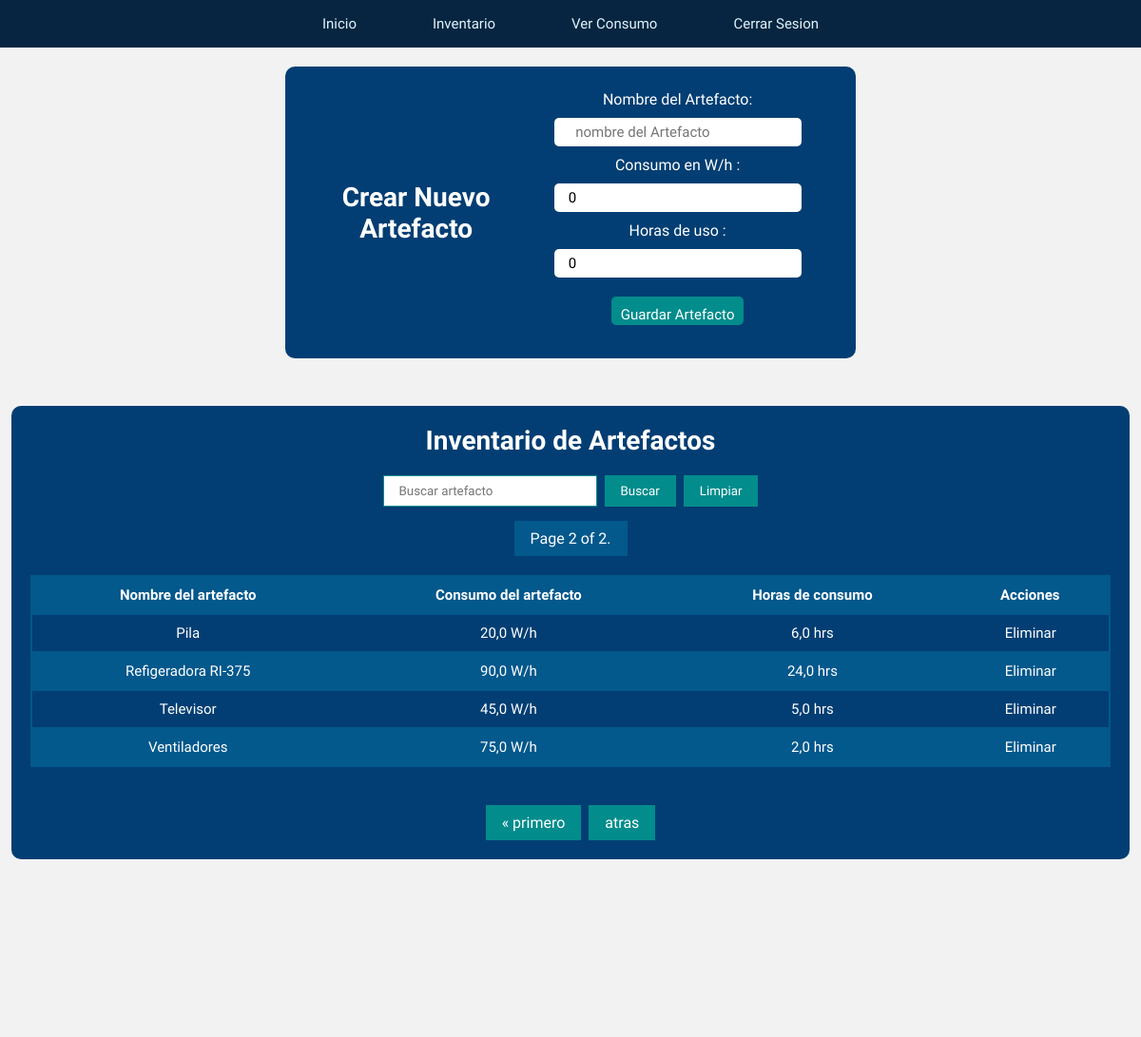
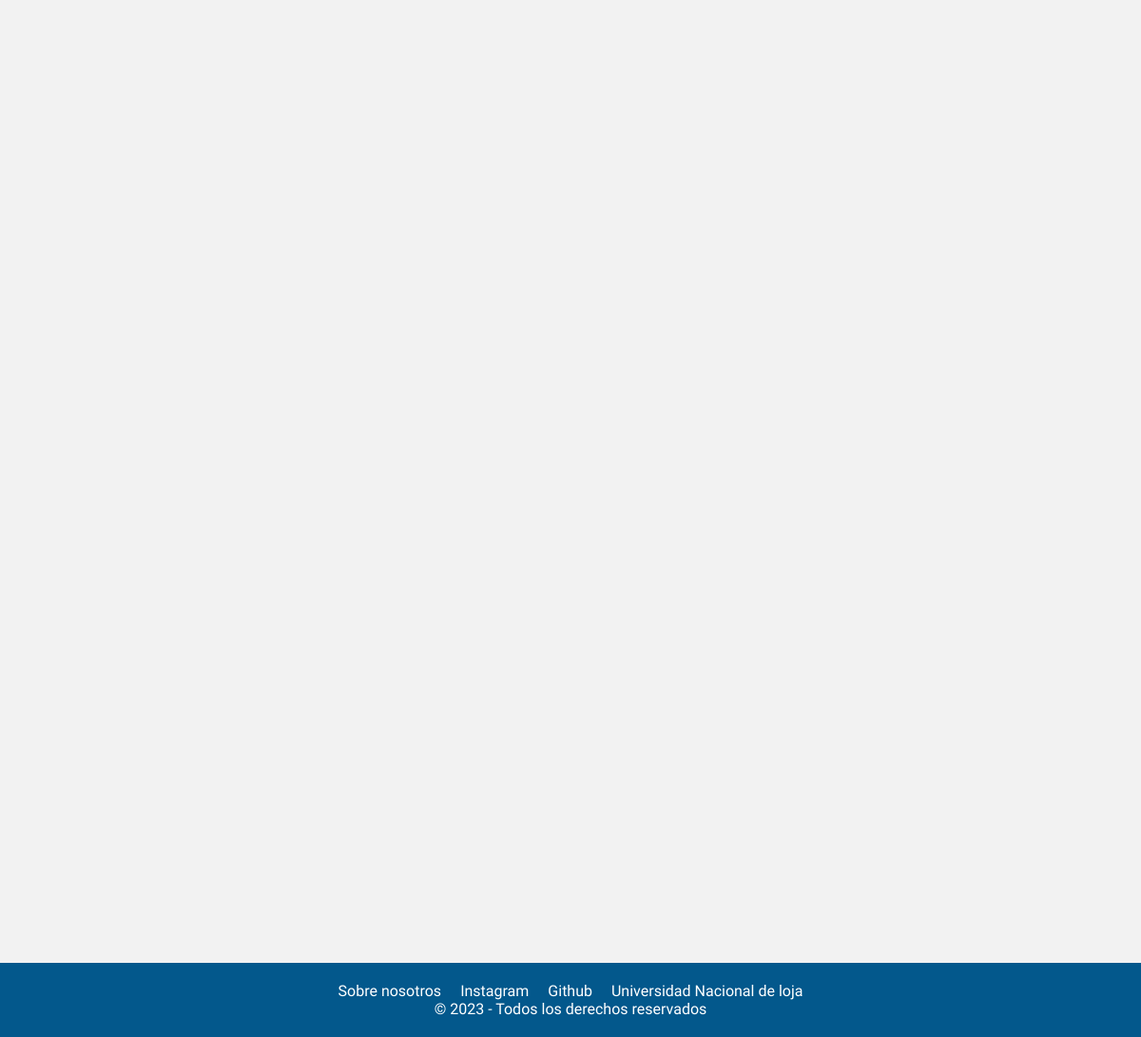
/paginaUsuario/inventario/artefactos/?page=2 (signed in), run on the app's committed database (2 pictures, top to bottom).
### energy/models.py (models this page shows, shortened)
class Artefacto(models.Model):
    user = models.ForeignKey(User, on_delete=models.CASCADE)
    nombre_artefacto = models.CharField(max_length=20)
    consumo_wh = models.FloatField(default=0)
    horas_de_uso = models.FloatField(default=0)

### energy/views.py (the view, shortened to what this page needs)
# urls.py: path('paginaUsuario/inventario/artefactos/', artefacto, name="artefacto"),
def artefacto(request):
    if request.user.is_anonymous:
        return redirect('home')
    if request.user.is_authenticated:
        print(request.user.modoclaro.modo_claro)  # Corregir esta línea
        artefacto = Artefacto.objects.filter(user=request.user)
        if request.method == 'GET':
            form = ArtefactoForm()
            artefacto = artefacto.order_by('nombre_artefacto')
            paginacion_artefacto = Paginator(artefacto, 5)
            numero_pagina = request.GET.get('page')
            artefacto = paginacion_artefacto.get_page(numero_pagina)
            return render(request, 'energy/home/artefacto.html', {
                'form': form,
                'artefacto': artefacto,
                'filtrar_artefacto': FiltrarArtefactoForm
            })
        return render(request, 'energy/home/artefacto.html', {
            'eliminar': eliminar_artefacto,
            'ver_todo': Artefacto.objects.filter(user=request.user),
        })

### energy/forms.py
class ArtefactoForm(forms.ModelForm):
    class Meta:
        model = Artefacto
        fields = ('nombre_artefacto', 'consumo_wh', 'horas_de_uso')
        widgets = {
            'nombre_artefacto': forms.TextInput(
                attrs={
                    'placeholder': '  nombre del Artefacto',
                }
            ),
            'consumo_wh': forms.NumberInput(
                attrs={
                    'placeholder': 'Consumo en Whatts cada hora',
                    'min': '1',
                    'max': '10000'
                }
            ),
            'horas_de_uso': forms.NumberInput(
                attrs={
                    'placeholder': 'Horas de uso del artefacto',
                    'min': '1',
                    'max': '24'
                }
            )
        }
        labels = {
            'nombre_artefacto': 'Nombre del Artefacto',
            'consumo_wh': 'Consumo en W/h      ',
            'horas_de_uso': 'Horas de uso        ',
        }

### energy/templates/energy/home/artefacto.html (shortened to what this page needs)
{% load static %}
<!DOCTYPE html>
<html lang="en">
<head>
    {% if  request.user.modoclaro.modo_claro %}
    <link rel="stylesheet" href="{% static 'energy/css/modo_claro/mclaro_artefacto3.css' %}">
    {% else %}
    <link rel="stylesheet" href="{% static 'energy/css/modo_oscuro/mo_artefacto3.css' %}">
    {% endif %}
</head>
<body>
     <nav class="menu">
                <a href="{% url 'paginaUsuario' %}">Inicio</a>
                <a href="{% url 'inventario' %}">Inventario</a>
                <a href="{% url 'proyecciones' %}">Ver Consumo</a>
                <a href="{% url 'cerrarSesion' %}">Cerrar Sesion</a>
     </nav>
<section class="formCrearArtefactos">
    <h2>Crear Nuevo Artefacto</h2>
    <div class="god">
      <form method="post" action="{% url 'artefacto' %}" class="formulario1">
        {{ form.as_p }}
        <button type="submit">Guardar Artefacto</button>
      </form>
    </div>
</section>
<section class="tablaDeLosArtefactos">
<h2>Inventario de Artefactos</h2>
<form method="post" class="filtrar_artefacto">
    {{ filtrar_artefacto.nombre_artefacto }}
    <button type="submit"> Buscar</button>
    <button type="button"  class="ver_todo" ><a href="{% url 'artefacto' %}">Limpiar</a></button>
</form>
 <span class="current">
            Page {{ artefacto.number }} of {{ artefacto.paginator.num_pages }}.
 </span>
<table>
  <tr>
    <th>Nombre del artefacto</th>
    <th>Consumo del artefacto</th>
    <th>Horas de consumo</th>
    <th>Acciones</th>
  </tr>
  {% for artefactoList in artefacto %}
    <tr>
        <td>{{ artefactoList.nombre_artefacto }}</td>
        <td>{{ artefactoList.consumo_wh }} W/h</td>
        <td>{{ artefactoList.horas_de_uso }} hrs</td>
        <td class="acciones">
        <form method="post" action="{% url 'eliminarArtefacto' artefactoList.id %}">
          <button type="submit">Eliminar</button>
        </form>
        </td>
    </tr>
  {% endfor %}
</table>
<div class="pagination">
    <span class="step-links">
        {% if artefacto.has_previous %}
            <a href="?page=1">&laquo; primero</a>
            <a href="?page={{ artefacto.previous_page_number }}">atras</a>
        {% endif %}
    </span>
</div>
</section>
<footer>
    <nav class="navbarContactos">
        <ul class="contactos">
            <li><a href="{% url 'nosotros' %}">Sobre nosotros</a></li>
            <li><a href="https://www.instagram.com/foranix/">Instagram</a></li>
            <li><a href="https://github.com/SantiagoTamayo2002/energy_page#energy_page">Github</a></li>
            <li><a href="https://www.unl.edu.ec/">Universidad Nacional de loja</a></li>
        </ul>
    </nav>
    <p>&copy; 2023 - Todos los derechos reservados</p>
</footer>
</body>
</html>

### energy/static/energy/css/modo_claro/mclaro_artefacto3.css (style rules this page uses)
* { font-family: 'livvic', sans-serif; margin: 0; padding: 0; box-sizing: border-box; }
body { min-height: 100vh; background-color: #F2F2F2; color: #FFFFFF; }
.menu { position: relative; width: 100%; height: 50px; background: #072540; border-radius:0px; display: flex; justify-content: center; align-items: center; z-index: 2; }
.menu a { position: relative; display: inline-block; font-size: 15px; font-weight: 500; color: #DFF6FF; text-decoration: none; padding: 13px 35px; margin: 5px; z-index: 2; transition: color .5s; }
.menu a::after { content: ''; background: linear-gradient(10deg, #256D85, #038C8C); width: 100%; height: 100%; border-radius: 8px; position: absolute; top: 100%; left: 50%; transform: translate(-50%, -50%); z-index: -1; opacity: 0; transition: top .5s, opacity .5s; }
h2 { font-size: 28px; }
table { font-family: 'Livvic', Courier, monospace; width: 100%; font-size: 15px; text-align: left; color: #ffffff; border-collapse: collapse; margin: 20px; }
table button { background-color: #038C8C; padding: 2px; border-radius: 5px; color: #ffffff; cursor: pointer; }
th { font-weight: bolder; text-align: left; background-color: #03588C; }
tr { border: 2px solid #03588C; text-align: center; padding: 8px; }
tbody tr:nth-child(odd) { background-color: #03588C; }
th { text-align: center; align-content: center; padding: 10px; }
td { text-align: center; padding: 10px; }
.formCrearArtefactos { display: flex; justify-content: center; align-items: center; padding: 25px; border-radius: 10px; background-color: #023E73; width: 50%; margin: auto; margin-top: 20px; margin-bottom: 30px; text-align: center; }
.formCrearArtefactos input { padding: 15px; border-radius: 5px; border: none; height: 30px; width: 80%; font-size: 15px; margin-bottom: 10px; margin-top: 10px; }
.formCrearArtefactos button { color: #ffffff; padding: 10px; border: none; cursor: pointer; border-radius: 5px; height: 30px; font-size: 15px; background-color: #038C8C; margin: 10px; }
.tablaDeLosArtefactos { display: flex; flex-direction: column; justify-content: center; align-items: center; margin: 10%; padding: 20px; border-radius: 10px; background-color: #023E73; width: 98%; margin: auto; margin-top: 50px; margin-bottom: 50px; }
.acciones { contain: content; align-content: center; text-align: center; padding: 0px; cursor: pointer; }
.acciones form button { width: 100%; height: 100%; cursor: pointer; text-align: center; align-content: center; align-items: center; background: rgba(11,51,255,0); padding: 5px; color: #ffffff; font-size: 15px; border-style: none; }
.pagination { display: flex; justify-content: center; align-items: center; margin-top: 20px; }
.pagination a { color: #ffffff; float: left; padding: 8px 16px; text-decoration: none; transition: .3s; background-color: #038C8C; border: 1px solid #038C8C; }
.step-links { display: flex; align-items: center; justify-content: center; }
.step-links a { padding: 8px 16px; text-decoration: none; border: 1px solid #038C8C; margin: 0 4px; }
.current { color: #ffffff; margin-top: 15px; padding: 8px 16px; text-decoration: none; border: 1px solid #03588C; background-color: #03588C; display: block; text-align: center; }
.filtrar_artefacto { display: flex; justify-content: center; align-items: center; margin-top: 20px; }
.filtrar_artefacto input { padding: 8px 16px; text-decoration: none; border: 1px solid #038C8C; margin: 0 4px; }
.filtrar_artefacto button { padding: 8px 16px; text-decoration: none; border: 1px solid #038C8C; margin: 0 4px; background-color: #038C8C; color: #ffffff; cursor: pointer; }
.ver_todo { display: inline-block; padding: 8px 16px; text-decoration: none; border: 1px solid white; margin: 0 4px; background-color: #47B5FF; color: white; cursor: pointer; }
footer { background-color: #03588C; color: #ffffff; padding: 20px; text-align: center; position: fixed; bottom: 0; width: 100%; box-sizing: border-box; }
.contactos { display: flex; justify-content: center; align-items: center; list-style: none; padding: 0; }
.contactos li { margin: 0 10px; }
.contactos a { color: #ffffff; text-decoration: none; transition: color .5s; }
@media screen and (min-width: 480px) { footer { position: relative; bottom: 0; margin-top: 100%; width: 100%; } }

### energy/templates/energy/home/artefacto.html (style rules this page uses)
.ver_todo a { text-decoration: none; color: white; }

### data on the page
Artefacto: nombre_artefacto "Pila", consumo_wh "20,0", horas_de_uso "6,0"
Artefacto: nombre_artefacto "Refigeradora RI-375", consumo_wh "90,0", horas_de_uso "24,0"
Artefacto: nombre_artefacto "Televisor", consumo_wh "45,0", horas_de_uso "5,0"
Artefacto: nombre_artefacto "Ventiladores", consumo_wh "75,0", horas_de_uso "2,0"

### other printed values
{{ artefacto.number }} "2"
{{ artefacto.paginator.num_pages }} "2"
